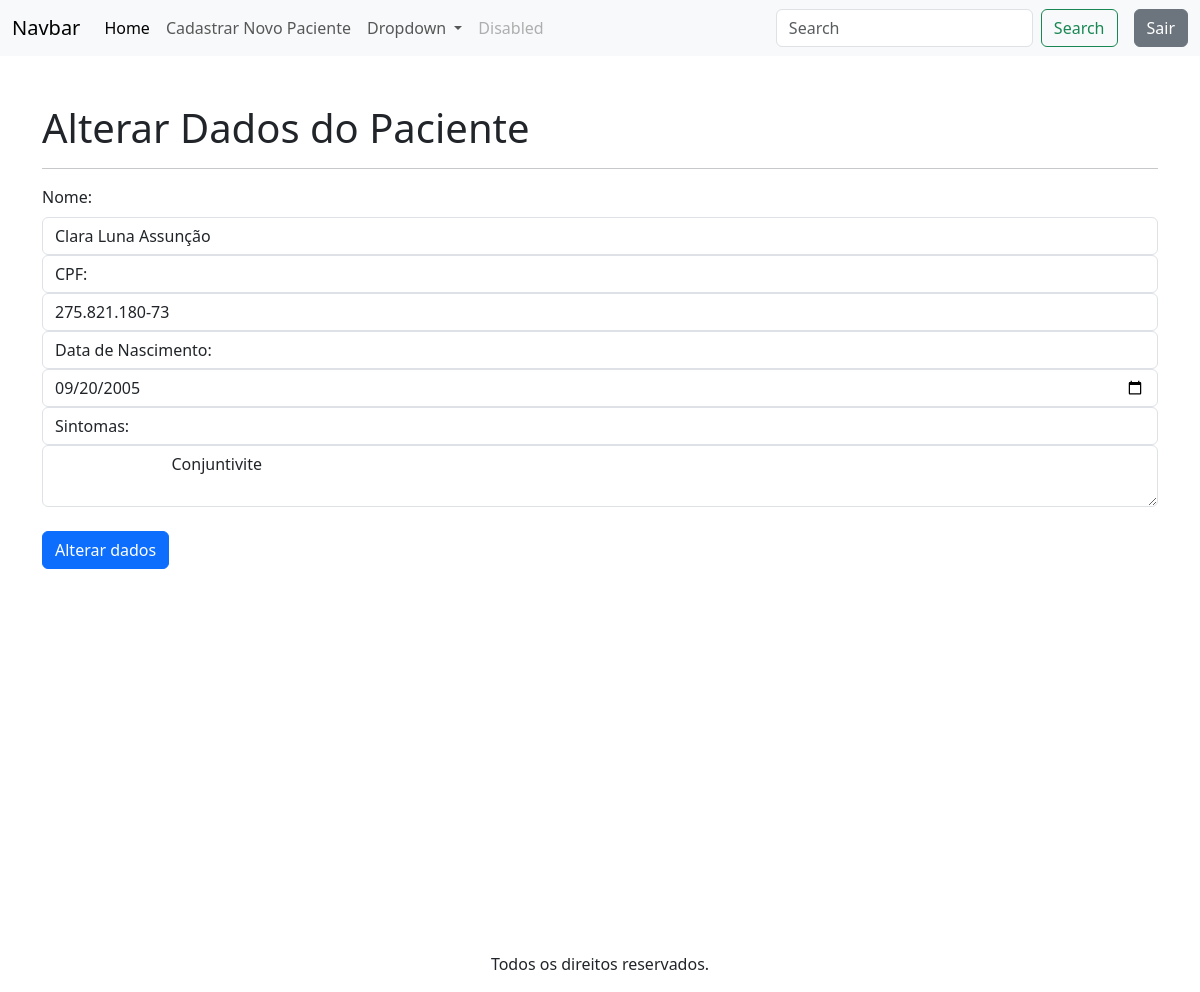
Screenshot of /alterarDados/3/ (signed in) with the database file from the repository.
### apps/triagem/models.py (models this page shows, shortened)
class Paciente(models.Model):
    codigo_paciente = models.AutoField(primary_key=True)
    nome = models.CharField(null=False, blank=False)
    cpf = models.CharField(max_length=14, unique=True, null=False, blank=False)
    data_nascimento = models.DateField(null=False, blank=False)
    sintomas = models.TextField(max_length=200, null=False, blank=False)

### apps/triagem/views.py (the view, shortened to what this page needs)
# urls.py: path('alterarDados/<int:codigo_paciente>/', views.alterar_dados, name='alterar_dados'),
@login_required
def alterar_dados(request, codigo_paciente):
    paciente = Paciente.objects.get(codigo_paciente=codigo_paciente)
    return render(request,'alterar_dados.html', {'paciente':paciente})

### apps/triagem/templates/alterar_dados.html (shortened to what this page needs)
{% extends 'base-triagem.html' %}
{% block content %}
    <div class="container vh-100">
        <h1 class="mt-5">
            Alterar Dados do Paciente
        </h1>
        <hr>
        <form action="{% url 'alterar_dados' paciente.codigo_paciente %}" method="POST">
            <div class="col-12">
                        <label for="nome" class="form-label">
                            Nome:
                        </label>
                        <input type="text" class="form-control" name="nome" value="{{ paciente.nome }}" required>
                    </div>
                    <div class="col-12">
                        <label for="cpf" class="form-control" name="cpf">
                            CPF:
                        </label>
                         <input type="cpf" class="form-control" name="cpf" value="{{ paciente.cpf }}" required>
                    </div>
                    <div class="col-12">
                        <label for="data_nascimento" class="form-control">
                            Data de Nascimento:
                        </label>
                         <input type="date" class="form-control" name="data_nascimento" value="{{ paciente.data_nascimento|date:'Y-m-d' }}" required>
                    </div>
                     <div class="col-12">
                        <label for="sintomas" class="form-control" name="sintomas">
                            Sintomas:
                        </label>
                         <textarea type="text" class="form-control" name="sintomas" required>
                            {{paciente.sintomas}}
                        </textarea>
                    </div>
                    <div class="mt-4">
                <button type="submit" class="btn btn-primary">Alterar dados</button>
            </div>
        </form>
    </div>
{% endblock %}

### rows the page displays
Paciente: nome "Clara Luna Assunção", cpf "275.821.180-73", data_nascimento "09/20/2005", sintomas "Conjuntivite"
